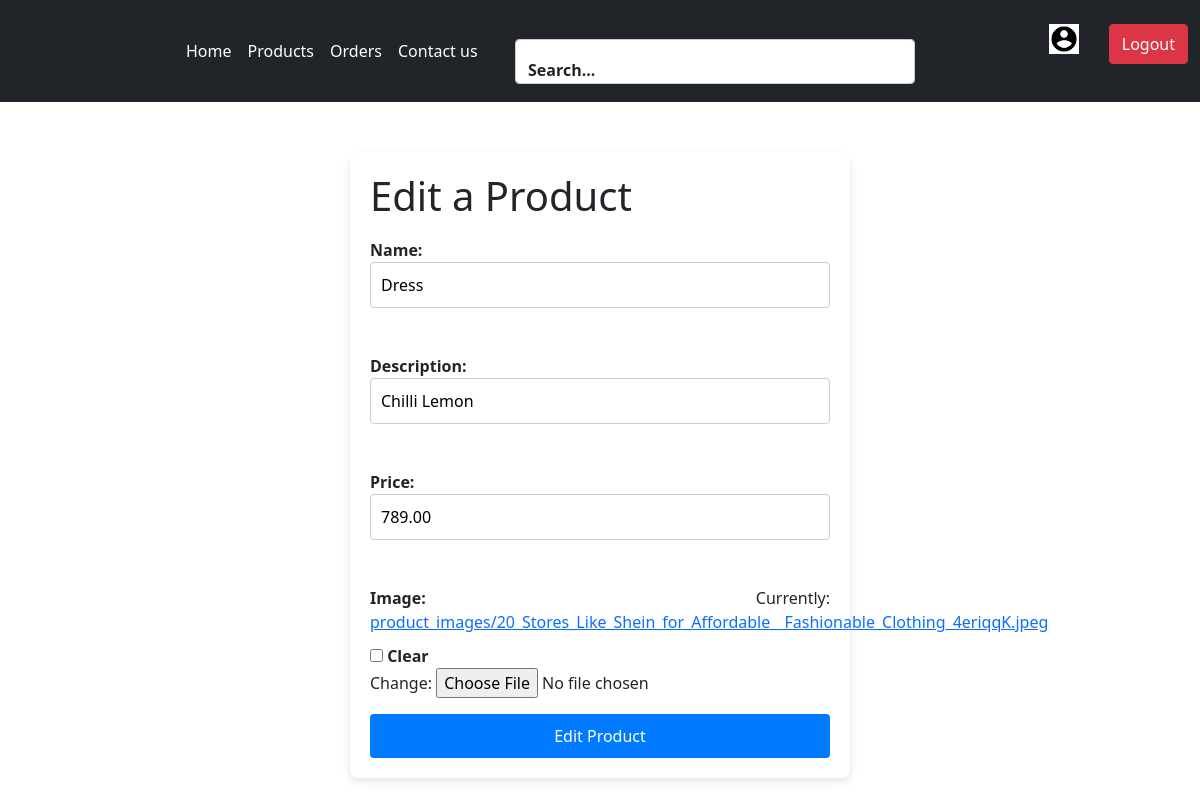
/products/edit/1/ (signed in), run on the app's committed database.
### auths/models.py (models this page shows, shortened)
class Product(models.Model):
    name = models.CharField(max_length=255)
    description = models.CharField(max_length=255)
    price = models.DecimalField(max_digits=10,decimal_places=2)
    image = models.ImageField(upload_to='product_images/',blank=True,null=True)
    user=models.ForeignKey(User,on_delete=models.CASCADE,null=True)
    created_at=models.DateTimeField(auto_now_add=True, null=True)
    ordered=models.BooleanField(default=False,null=True)

### auths/views.py (the view)
# urls.py: path('products/edit/<int:id>/', views.edit_product, name='edit_product'),
@login_required
def edit_product(request,id):
    product =get_object_or_404(Product,id=id)
    if request.method == "POST":
        form = productform(request.POST ,request.FILES,instance=product)
        if form.is_valid():
            form.save()
            return redirect('products')
    else:
        form =productform(instance=product)
    return render(request, 'edit_product.html',{'form':form,'product':product})

### auths/productform.py
class productform(forms.ModelForm):
    class Meta:
        model = Product
        fields = ['name', 'description', 'price','image',]

### auths/templates/edit_product.html (shortened to what this page needs)
<!DOCTYPE html>
<html>
  <head>
    <link rel="stylesheet" href="">
    <link
    href="/your-path-to-fontawesome/css/fontawesome.css"
    rel="stylesheet"
  />
  <link
    href="/your-path-to-fontawesome/css/custom-icons.css"
    rel="stylesheet"
  />
  <link
    href="https://cdn.jsdelivr.net/npm/bootstrap@5.0.2/dist/css/bootstrap.min.css"
    rel="stylesheet"
>
  </head>
  <body>
    <nav class="navbar nav navbar-expand-lg navbar-light bg-dark">
      <div class="container-fluid">
        <div class="collapse navbar-collapse" id="navbarSupportedContent">
          <ul
            style="margin-left: 150px; color: white"
            class="navbar-nav me-auto mb-2 mb-lg-0 ml-25 text-white"
          >
            <li style="color: white" class="nav-item">
              <a
                style="color: white"
                class="nav-link active text-slate-50 g"
                aria-current="page"
                href="/"
                >Home</a
              >
            </li>
            <li class="nav-item">
              <a
                style="color: white"
                class="nav-link active g"
                aria-current="page"
                href="/products"
                >Products</a
              >
            </li>
            <li class="nav-item">
              <a
                style="color: white"
                class="nav-link active g"
                aria-current="page"
                href="/orders"
                >Orders</a
              >
            </li>
            <li class="nav-item">
              <a
                style="color: white"
                class="nav-link active g"
                aria-current="page"
                href="/contact"
                >Contact us</a
              >
            </li>
          </ul>
          <div
            style="margin-right: 8rem; width: 25rem; height: 2rem"
            class="mr-4 mb-2"
          >
            <div class="form-floating pt-2">
              <input
                style="height: 2.8rem"
                type="text"
                class="form-control"
                id="floatingInput"
                placeholder="search"
              />
              <label for="floatingInput">Search...</label>
            </div>
          </div>
          <div class="d-flex gap-4 mt-3">
            <div class="d-flex flex-column align-items-center">
              <img
                style="height: 30px; object-fit: cover"
              />
              <p>{{ user.username }}!</p>
            </div>
            <a href="{% url 'logout' %}">
              <button
                style="height: 40px; object-fit: cover"
                type="button"
                class="btn btn-danger w-full mb-2"
              >
                Logout
              </button>
            </a>
          </div>
        </div>
      </div>
    </nav>
    <div class="form-container">
      <h1>Edit a Product</h1>
      <form method="post" enctype="multipart/form-data">
        {% csrf_token %} {{ form.as_p }}
        <button type="submit">Edit Product</button>
      </form>
    </div>
  </body>
</html>

### auths/templates/edit_product.html (style rules this page uses)
.form-container { width: 500px; margin: 50px auto; background-color: white; padding: 20px; border-radius: 8px; box-shadow: 0 4px 8px rgba(0, 0, 0, 0.1); }
form { display: flex; flex-direction: column; text-align:justify; }
label { font-weight: bold; margin-top: 10px; text-align:justify; }
input[type="text"], input[type="number"], input[type="password"] { width: 100%; padding: 10px; margin-bottom: 20px; border: 1px solid #ccc; border-radius: 4px; box-sizing: border-box; font-size: 16px; }
button { width: 100%; padding: 10px; background-color: #007bff; color: white; border: none; border-radius: 4px; font-size: 16px; cursor: pointer; transition: background-color 0.3s ease; }

### data on the page
Product: name "Dress", description "Chilli Lemon", price "789.00"
